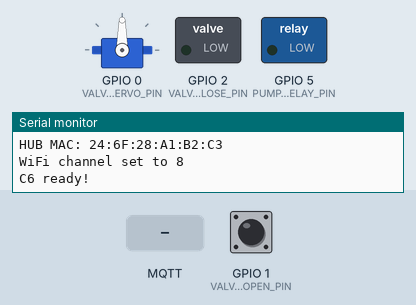
Recording of a sketch running on a simulated ESP32. On the bench: servo, switched loads named in the sketch (green lamp = pin HIGH), the last lines printed to the serial monitor. The test bench sets the inputs (shaded band); at power-on: GPIO 1 (VALVE_OPEN_PIN) HIGH. WiFi joins after 1.5 s; servers stay silent unless stated; no MQTT or app messages arrive unless stated; not simulated (calls return 0 or success): secrets.h.

Above: at 5.9 s.
6.0 s: MQTT message "ON" arrives on the first subscribed topic
At 7.2 s:
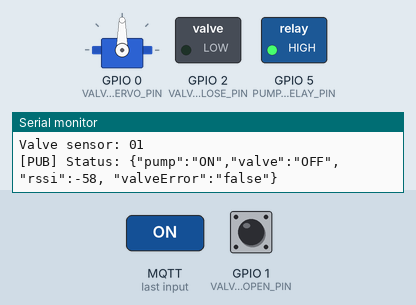
7.5 s: MQTT message "ON" arrives on the second subscribed topic
At 8.7 s:
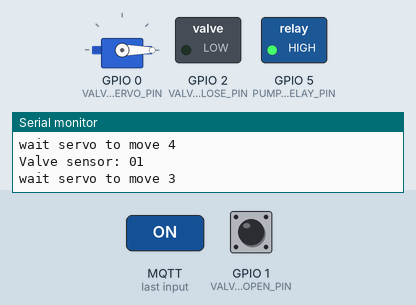
10.5 s: MQTT message "OFF" arrives on the first subscribed topic
At 12.1 s:
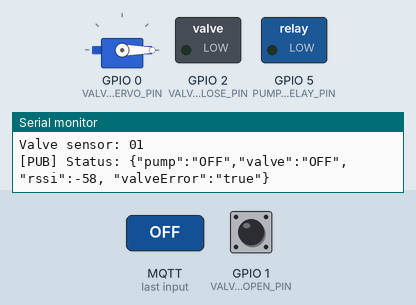
Timing chart, 0 to 13.6 s (numbered marks = the images above; inputs shaded):
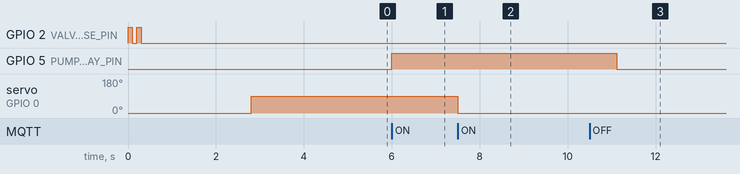

Measured:
- after the input at 6.0 s, GPIO 5 (PUMP_RELAY_PIN): LOW → HIGH at once
- after the input at 7.5 s, servo on GPIO 0 (VALVE_SERVO_PIN): 90° → 0° at once
- after the input at 10.5 s, GPIO 5 (PUMP_RELAY_PIN): HIGH → LOW after 0.61 s

The sketch:

esp-now-hub-that-works.ino
```cpp
#include "esp32-hal-gpio.h"
#include "pins_arduino.h"
#include <esp_now.h>
#include <WiFi.h>
#include <esp_wifi.h>
#include <PubSubClient.h>
#include <ESP32Servo.h>
#include <WebServer.h>
#include <HTTPUpdateServer.h>
#include <secrets.h>

const char* mqtt_server = "192.168.0.105";

const int PUMP_RELAY_PIN = 5;
const int VALVE_SERVO_PIN = 0;
const int VALVE_OPEN_PIN = 1;
const int VALVE_CLOSE_PIN = 2;
#define RGB_BUILTIN 3

// C3 MAC address
uint8_t nodeMac[] = { 0xDC, 0x06, 0x75, 0xF6, 0xE6, 0xB0 };
uint8_t newMACAddress[] = { 0x98, 0x88, 0xE0, 0x7F, 0x0A, 0x00 };

WiFiClient espClient;
PubSubClient mqttClient(espClient);
Servo valveServo;

WebServer httpServer(80);
HTTPUpdateServer httpUpdater;

unsigned long lastPublish = 0;

int rssi;
bool valveError = false;
bool tankValveError = false;

struct Packet {
  int8_t rssi;
  uint8_t bat;
  int8_t distance;
  uint8_t flags;
};

union Msg {
  Packet packet;
  byte arr[4];
};

/**
  1 - open
  0 - closed
  -1 - error
*/
int valveState() {
  auto open = !digitalRead(VALVE_OPEN_PIN);
  auto close = !digitalRead(VALVE_CLOSE_PIN);
  Serial.print("Valve sensor: ");
  Serial.print(open);
  Serial.println(close);
  if (!open && close) {
    return 0;
  } else if (open && !close) {
    return 1;
  }
  return -1;
}


bool openValve(bool open) {
  valveServo.attach(VALVE_SERVO_PIN, 500, 2400);

  valveServo.write(open ? 0 : 90);
  int attempts = 15;
  while ((valveState() != (open ? 1 : 0)) && attempts-- > 0) {
    Serial.print("wait servo to move ");
    Serial.println(attempts);
    delay(100);
  }
  delay(100);

  if (attempts <= 0) {
    valveError = true;
    Serial.println("cant understand the valve sensors");
  } else {
    valveError = false;
    Serial.println("valve is ok");
  }
  return valveError;
}


void publishStatus() {
  char payload[128];
  snprintf(payload, sizeof(payload), "{\"pump\":\"%s\",\"valve\":\"%s\",\"rssi\":%d, \"valveError\":\"%s\"}",
           digitalRead(PUMP_RELAY_PIN) == HIGH ? "ON" : "OFF",
           valveState() == 1 ? "ON" : "OFF",
           WiFi.RSSI(),
           valveError || valveState() == -1 ? "true" : "false");

  mqttClient.publish("stat/pump-valve-unit/STATUS", payload);
  Serial.printf("[PUB] Status: %s\n", payload);
}

void publishTankStatus(int distance, int bat, uint8_t flags) {
  char payload[128];
  snprintf(payload, sizeof(payload), "{\"distance\":\"%d\",\"bat\":\"%d\", \"valve\":\"%s\", \"valveError\":\"%s\"}",
           distance, bat, (flags & 1)  ? "ON" : "OFF", (flags & (1<<1))  ? "true" : "false");

  mqttClient.publish("stat/low-tank-unit/STATUS", payload);
  Serial.printf("[PUB] Status: %s\n", payload);
}


// Updated callback signature for newer API
void OnDataRecv(const esp_now_recv_info_t* info, const uint8_t* incomingData, int len) {
  Msg message;
  memcpy(message.arr, incomingData, sizeof(Msg::arr));

  rssi = info->rx_ctrl->rssi;
  Serial.print("Received, rssi: ");
  Serial.println(rssi);

  // Send back the same message to the sender
  //esp_now_send(info->src_addr, incomingData, len);
  //Serial.println("Reply sent");
  Serial.printf("Receive: bat %d, level %d, flag %d, rssi %d\n",
                message.packet.bat,
                message.packet.distance,
                message.packet.flags,
                message.packet.rssi);

  tankValveError = message.packet.flags & (1 << 1);
  publishTankStatus(message.packet.distance, message.packet.bat, message.packet.flags);
}

void mqttCallback(char* topic, byte* payload, unsigned int length) {
  char message[length + 1];
  memcpy(message, payload, length);
  message[length] = '\0';

  String msg(message);
  String topicStr(topic);

  Serial.printf("[CMD] Received: topic=%s message=%s\n", topic, message);

  if (topicStr == "cmnd/pump-valve-unit/pump") {
    if (msg == "ON") {
      digitalWrite(PUMP_RELAY_PIN, HIGH);
      // on pump turn off inlet servo
      openValve(false);
    } else if (msg == "OFF") {
      digitalWrite(PUMP_RELAY_PIN, LOW);
    }
  } else if (topicStr == "cmnd/pump-valve-unit/valve") {
    if (msg == "ON") {
      openValve(true);
    } else if (msg == "OFF") {
      openValve(false);
    }
  }

  publishStatus();
}

bool reconnect() {
  int attempts = 6;
  rgbLedWrite(RGB_BUILTIN, 0, 0, 100);
  while (!mqttClient.connected() && attempts > 0) {
    --attempts;
    Serial.printf("[MQTT] Connecting to %s...\n", mqtt_server);
    if (mqttClient.connect("pumpAndValveUnit")) {
      Serial.println("[MQTT] Connected!");
      mqttClient.subscribe("cmnd/pump-valve-unit/pump");
      mqttClient.subscribe("cmnd/pump-valve-unit/valve");
      Serial.println("[MQTT] Subscribed to cmnd/pump-valve-unit/pump and cmnd/pump-valve-unit/valve");
    } else {
      Serial.printf("[MQTT] Connection failed (rc=%d), retrying in 5s...\n", mqttClient.state());
      delay(3000);
    }
  }
  if (attempts == 0) {
    return false;
  }
  return true;
}

void setupWiFiAndMQTT() {
  Serial.print("Connecting to WiFi");
  WiFi.mode(WIFI_STA);

  WiFi.begin(WIFI_SSID, WIFI_PASSWORD);

  while (WiFi.status() != WL_CONNECTED) {
    delay(500);
    Serial.print(".");
  }
  Serial.println();
  Serial.print("WiFi connected, IP: ");
  Serial.println(WiFi.localIP());

  //Setup MQTT
  mqttClient.setServer(mqtt_server, 1883);
  mqttClient.setCallback(mqttCallback);
  mqttClient.setBufferSize(512);  // Increase buffer for larger messages

  reconnect();

  httpUpdater.setup(&httpServer);
  httpServer.begin();
}

void setup() {
  Serial.begin(115200);

  pinMode(PUMP_RELAY_PIN, OUTPUT);
  // turn all off after init
  digitalWrite(PUMP_RELAY_PIN, LOW);

  pinMode(VALVE_OPEN_PIN, INPUT_PULLUP);
  pinMode(VALVE_CLOSE_PIN, INPUT_PULLUP);

  pinMode(BUILTIN_LED, OUTPUT);
  digitalWrite(BUILTIN_LED, HIGH);
  delay(100);
  digitalWrite(BUILTIN_LED, LOW);
  delay(100);
  digitalWrite(BUILTIN_LED, HIGH);
  delay(100);
  digitalWrite(BUILTIN_LED, LOW);
  rgbLedWrite(RGB_BUILTIN, 100, 0, 0);
  delay(300);
  rgbLedWrite(RGB_BUILTIN, 0, 100, 0);
  delay(300);
  rgbLedWrite(RGB_BUILTIN, 0, 0, 100);
  delay(300);

  Serial.println("check valve");
  // check valve
  if (valveState() == 1) {
    openValve(false);
    valveError = valveState() == -1;
  } else {
    openValve(true);
    valveError = valveState() == -1;
    openValve(false);
    valveError |= valveState() == -1;
  }

  Serial.println("setup radio");

  WiFi.mode(WIFI_STA);
  // 3. Change the MAC address
  esp_err_t err = esp_wifi_set_mac(WIFI_IF_STA, newMACAddress);

  if (err == ESP_OK) {
    Serial.println("mac successfully updated!");
  } else {
    Serial.println("Failed to set mac");
  }

  esp_err_t my_error = esp_wifi_set_max_tx_power(50);

  if (my_error == ESP_OK) {
    Serial.println("TX Power successfully reduced!");
  } else {
    Serial.println("Failed to set TX Power");
  }

  setupWiFiAndMQTT();

  // Print C6 MAC address
  Serial.print("HUB MAC: ");
  Serial.println(WiFi.macAddress());
  // Set WiFi channel to match your router (channel 8)
  esp_wifi_set_channel(8, WIFI_SECOND_CHAN_NONE);
  Serial.println("WiFi channel set to 8");

  // Init ESP-NOW
  if (esp_now_init() != ESP_OK) {
    Serial.println("ESP-NOW init failed");
    return;
  }

  // Register receive callback
  esp_now_register_recv_cb(OnDataRecv);

  // Add NODE as peer
  esp_now_peer_info_t peerInfo;
  memset(&peerInfo, 0, sizeof(peerInfo));
  memcpy(peerInfo.peer_addr, nodeMac, 6);
  peerInfo.channel = 8;
  //peerInfo.ifidx = WIFI_IF_STA;  // Changed from ESP_IF_WIFI_STA

  if (esp_now_add_peer(&peerInfo) != ESP_OK) {
    Serial.println("Failed to add C3 peer");
    return;
  }

  Serial.println("C6 ready!");
  rgbLedWrite(RGB_BUILTIN, 0, 100, 0);
  delay(300);
}

const long publishInterval = 60000;

void loop() {

  if (!mqttClient.connected()) {
    Serial.println("mqtt is not connected, try reconnect");
    if (!reconnect()) {
      // turn all off if failed to connect to the mqtt
      Serial.println("failed to connect mqtt");
      digitalWrite(PUMP_RELAY_PIN, LOW);
      openValve(false);
      rgbLedWrite(RGB_BUILTIN, 100, 0, 0);
      delay(1000);
      return;
    }
  }

  rgbLedWrite(RGB_BUILTIN, 0, 100, 0);
  mqttClient.loop();

  unsigned long now = millis();
  if (now - lastPublish >= publishInterval) {
    lastPublish = now;
    rgbLedWrite(RGB_BUILTIN, 0, 0, 100);
    publishStatus();
    rgbLedWrite(RGB_BUILTIN, 0, 100, 0);
  }

  if (valveError || tankValveError) {
    rgbLedWrite(RGB_BUILTIN, 100, 0, 0);
    delay(1000);
  }

  httpServer.handleClient();
}
```
